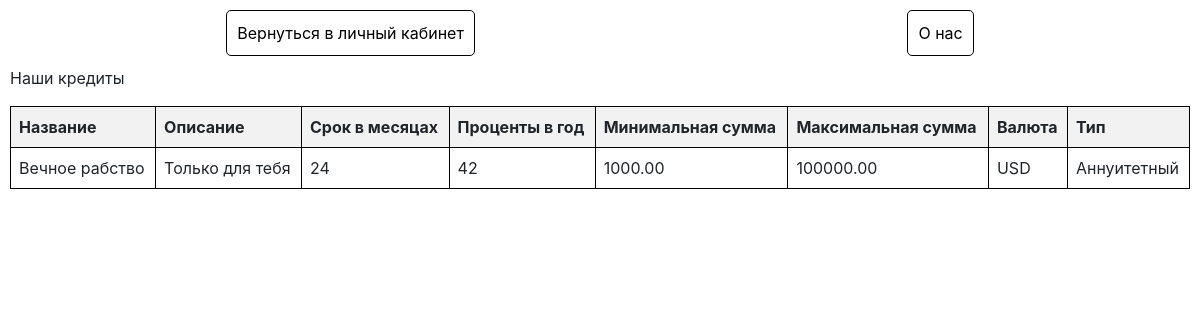
Screenshot of /credit with the database file from the repository.
### credit/models.py (models this page shows, shortened)
class Credit(models.Model):
    name = models.CharField(max_length=255)
    description = models.CharField(max_length=255)
    period_in_month = models.IntegerField()
    min_amount = models.DecimalField(max_digits=12, decimal_places=2)
    max_amount = models.DecimalField(max_digits=12, decimal_places=2)
    percent = models.IntegerField()
    currency = models.ForeignKey(Currency, on_delete=models.CASCADE)
    type = models.ForeignKey(CreditType, on_delete=models.CASCADE)

class CreditType(models.Model):
    type = models.CharField(max_length=255)
    description = models.CharField(max_length=255)
    def __str__(self):
        return self.type

### bank_account/models.py (models this page shows)
class Currency(models.Model):
    name = models.CharField(max_length=255, primary_key=True)
    description = models.CharField(max_length=255)
    def __str__(self):
        return self.name

### bank_account/views.py (the view)
# urls.py: path('credit', CreditView.as_view(), name='credit'),
class CreditView(View):
    def get(self, request, *args, **kwargs):
        credits = Credit.objects.all()
        context = {
            'credits': credits,
        }
        return render(request, 'bank_account/credit.html', context)

### bank_account/templates/bank_account/credit.html (shortened to what this page needs)
<!DOCTYPE html>
<html lang="en">
<head>
    <link href="https://maxcdn.bootstrapcdn.com/bootstrap/4.0.0/css/bootstrap.min.css" rel="stylesheet">
</head>
<body>
<header>
    <a href="{% url 'bank-account' %}">Вернуться в личный кабинет</a>
    <a href="{% url 'about_us' %}">О нас</a>
</header>
<div style="margin: 10px">
    <p>Наши кредиты</p>
    <table>
        <tr>
            <th>Название</th>
            <th>Описание</th>
            <th>Срок в месяцах</th>
            <th>Проценты в год</th>
            <th>Минимальная сумма</th>
            <th>Максимальная сумма</th>
            <th>Валюта</th>
            <th>Тип</th>
        </tr>
        {% for credit in credits %}
            <tr>
                <td>{{ credit.name }}</td>
                <td>{{ credit.description }}</td>
                <td>{{ credit.period_in_month }}</td>
                <td>{{ credit.percent }}</td>
                <td>{{ credit.min_amount}}</td>
                <td>{{ credit.max_amount}}</td>
                <td>{{ credit.currency}}</td>
                <td>{{ credit.type }}</td>
            </tr>
        {% endfor %}
    </table>
    <br>
</div>
</body>
</html>

### bank_account/templates/bank_account/credit.html (style rules this page uses)
table { border-collapse: collapse; width: 100%; }
th, td { border: 1px solid black; padding: 8px; text-align: left; }
th { background-color: #f2f2f2; }
header { display: flex; justify-content: space-around; margin: 10px; }
header a { text-decoration: none; color: #000; padding: 10px; border: 1px solid #000; border-radius: 5px; }

### rows the page displays
Credit: name "Вечное рабство", description "Только для тебя", period_in_month "24", percent "42", min_amount "1000.00", max_amount "100000.00", currency "USD", type "Аннуитетный"
